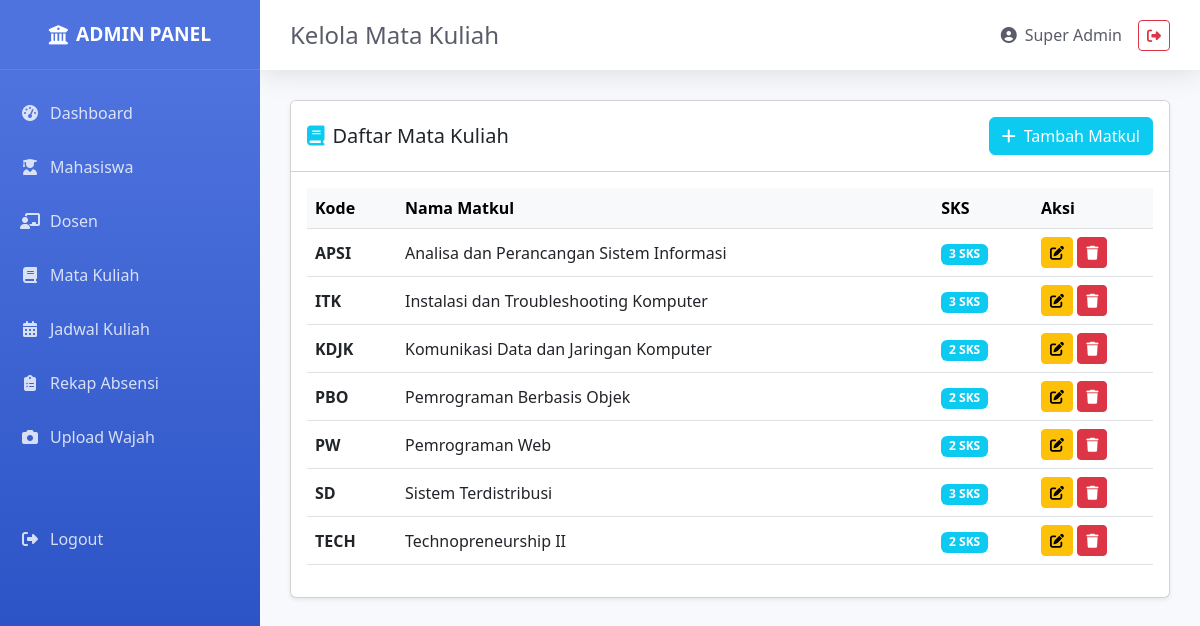
/public/index.php?page=admin_kelola_matkul (signed in), run on the app's committed database.
### tables this page shows
CREATE TABLE `matkul` (
  `id` int(11) NOT NULL,
  `kode_matkul` varchar(20) NOT NULL,
  `nama_matkul` varchar(100) NOT NULL,
  `sks` int(11) NOT NULL
);

### views/admin/kelola_matkul.php (the view, shortened to what this page needs)
<?php
$database = new Database();
$conn = $database->getConnection();
$matkul = $conn->query("SELECT * FROM matkul ORDER BY nama_matkul ASC")->fetchAll();
?>
<!DOCTYPE html>
<html lang="id">
<head>
    <link href="https://cdn.jsdelivr.net/npm/bootstrap@5.3.0/dist/css/bootstrap.min.css" rel="stylesheet">
    <link rel="stylesheet" href="https://cdnjs.cloudflare.com/ajax/libs/font-awesome/6.4.0/css/all.min.css">
</head>
<body>
    <div class="sidebar">
        <a class="sidebar-brand" href="/kampus-absensi/public/index.php?page=admin_dashboard">
            <i class="fas fa-university me-2"></i> ADMIN PANEL
        </a>
        <ul class="nav flex-column mt-3">
            <li class="nav-item"><a class="nav-link" href="/kampus-absensi/public/index.php?page=admin_dashboard"><i class="fas fa-fw fa-tachometer-alt"></i> Dashboard</a></li>
            <li class="nav-item"><a class="nav-link" href="/kampus-absensi/public/index.php?page=admin_kelola_mahasiswa"><i class="fas fa-fw fa-user-graduate"></i> Mahasiswa</a></li>
            <li class="nav-item"><a class="nav-link" href="/kampus-absensi/public/index.php?page=admin_kelola_dosen"><i class="fas fa-fw fa-chalkboard-teacher"></i> Dosen</a></li>
            <li class="nav-item"><a class="nav-link" href="/kampus-absensi/public/index.php?page=admin_kelola_matkul"><i class="fas fa-fw fa-book"></i> Mata Kuliah</a></li>
            <li class="nav-item"><a class="nav-link" href="/kampus-absensi/public/index.php?page=admin_kelola_jadwal"><i class="fas fa-fw fa-calendar-alt"></i> Jadwal Kuliah</a></li>
<li class="nav-item"><a class="nav-link" href="/kampus-absensi/public/index.php?page=admin_rekap_absensi"><i class="fas fa-fw fa-clipboard-list"></i> Rekap Absensi</a></li>
<li class="nav-item"><a class="nav-link" href="/kampus-absensi/public/index.php?page=admin_upload_wajah"><i class="fas fa-fw fa-camera"></i> Upload Wajah</a></li>
<li class="nav-item mt-5"><a class="nav-link" href="/kampus-absensi/public/logout.php"><i class="fas fa-fw fa-sign-out-alt"></i> Logout</a></li>
        </ul>
    </div>
    <div class="main-content">
        <div class="topbar">
            <h4 class="mb-0" style="color: #5a5c69;">Kelola Mata Kuliah</h4>
            <div class="d-flex align-items-center">
                <span class="me-3" style="color: #5a5c69;"><i class="fas fa-user-circle me-2"></i><?= htmlspecialchars($_SESSION['nama']) ?></span>
                <a href="/kampus-absensi/public/logout.php" class="btn btn-sm btn-outline-danger"><i class="fas fa-sign-out-alt"></i></a>
            </div>
        </div>
        <div class="content-wrapper">
            <div class="card shadow-sm">
                <div class="card-header bg-white d-flex justify-content-between align-items-center py-3">
                    <h5 class="mb-0"><i class="fas fa-book text-info me-2"></i>Daftar Mata Kuliah</h5>
                    <button class="btn btn-info text-white" data-bs-toggle="modal" data-bs-target="#tambahModal">
                        <i class="fas fa-plus me-2"></i>Tambah Matkul
                    </button>
                </div>
                <div class="card-body">
                    <div class="table-responsive">
                        <table class="table table-hover align-middle">
                            <thead class="table-light">
                                <tr><th>Kode</th><th>Nama Matkul</th><th>SKS</th><th width="120">Aksi</th></tr>
                            </thead>
                            <tbody>
                                <?php foreach($matkul as $m): ?>
                                <tr>
                                    <td><strong><?= htmlspecialchars($m['kode_matkul']) ?></strong></td>
                                    <td><?= htmlspecialchars($m['nama_matkul']) ?></td>
                                    <td><span class="badge bg-info"><?= $m['sks'] ?> SKS</span></td>
                                    <td>
                                        <button class="btn btn-sm btn-warning" onclick="editMatkul(<?= $m['id'] ?>, '<?= htmlspecialchars($m['kode_matkul'], ENT_QUOTES) ?>', '<?= htmlspecialchars($m['nama_matkul'], ENT_QUOTES) ?>', <?= $m['sks'] ?>)">
                                            <i class="fas fa-edit"></i>
                                        </button>
                                        <form method="POST" action="/kampus-absensi/public/process_hapus_matkul.php" style="display:inline;" onsubmit="return confirm('Yakin hapus?')">
                                            <button type="submit" class="btn btn-sm btn-danger"><i class="fas fa-trash"></i></button>
                                        </form>
                                    </td>
                                </tr>
                                <?php endforeach; ?>
                            </tbody>
                        </table>
                    </div>
                </div>
            </div>
        </div>
    </div>
</body>
</html>

### views/admin/kelola_matkul.php (style rules this page uses)
:root { --primary: #4e73df; --primary-dark: #224abe; --sidebar-width: 260px; }
* { margin: 0; padding: 0; box-sizing: border-box; }
body { background-color: #f8f9fc; font-family: 'Segoe UI', Tahoma, sans-serif; }
.sidebar { position: fixed; top: 0; left: 0; width: var(--sidebar-width); height: 100vh; background: linear-gradient(180deg, var(--primary) 10%, var(--primary-dark) 100%); color: white; z-index: 1000; overflow-y: auto; overflow-x: hidden; }
.sidebar-brand { height: 70px; display: flex; align-items: center; justify-content: center; font-size: 1.2rem; font-weight: 800; color: white; text-decoration: none; border-bottom: 1px solid rgba(255,255,255,0.1); }
.sidebar .nav-link { color: rgba(255,255,255,.8); padding: 15px 20px; display: flex; align-items: center; transition: all 0.3s; text-decoration: none; }
.sidebar .nav-link i { margin-right: 10px; width: 20px; text-align: center; }
.main-content { margin-left: var(--sidebar-width); min-height: 100vh; }
.topbar { height: 70px; background: white; box-shadow: 0 0.15rem 1.75rem 0 rgba(58, 59, 69, 0.15); display: flex; align-items: center; justify-content: space-between; padding: 0 30px; position: sticky; top: 0; z-index: 100; }
.content-wrapper { padding: 30px; }

### data on the page
matkul: kode_matkul "APSI", nama_matkul "Analisa dan Perancangan Sistem Informasi", sks "3"
matkul: kode_matkul "ITK", nama_matkul "Instalasi dan Troubleshooting Komputer", sks "3"
matkul: kode_matkul "KDJK", nama_matkul "Komunikasi Data dan Jaringan Komputer", sks "2"
matkul: kode_matkul "PBO", nama_matkul "Pemrograman Berbasis Objek", sks "2"
matkul: kode_matkul "PW", nama_matkul "Pemrograman Web", sks "2"
matkul: kode_matkul "SD", nama_matkul "Sistem Terdistribusi", sks "3"
matkul: kode_matkul "TECH", nama_matkul "Technopreneurship II", sks "2"

### other printed values
$_SESSION['nama'] "Super Admin"
